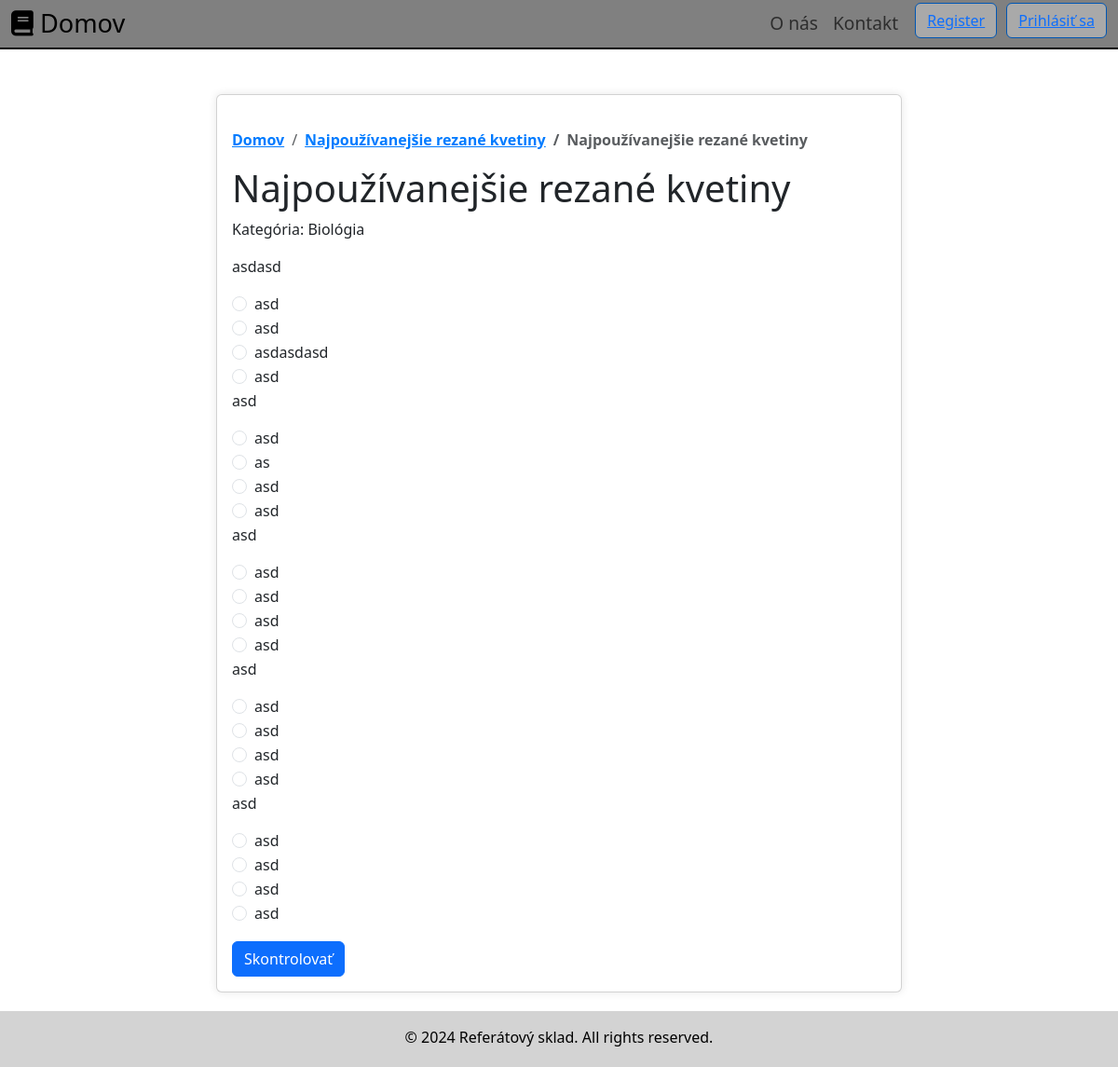
Page /view_test.php?referat_id=12 on the committed database.
### tables this page shows
CREATE TABLE `referaty` (
  `referat_id` int(11) NOT NULL,
  `user_id` int(11) NOT NULL,
  `category_id` int(11) NOT NULL,
  `title` varchar(128) NOT NULL,
  `created_at` timestamp NOT NULL DEFAULT current_timestamp(),
  `skola` varchar(100) NOT NULL,
  `content` longtext NOT NULL
);

CREATE TABLE `category` (
  `category_id` int(11) NOT NULL,
  `category_name` varchar(255) NOT NULL,
  `parent_category_id` int(11) DEFAULT NULL
);

CREATE TABLE `questions` (
  `question_id` int(11) NOT NULL,
  `test_id` int(11) NOT NULL,
  `question_text` text NOT NULL
);

CREATE TABLE `answers` (
  `answer_id` int(11) NOT NULL,
  `question_id` int(11) NOT NULL,
  `answer_text` text NOT NULL,
  `is_correct` tinyint(1) DEFAULT NULL
);

### view_test.php (the view, shortened to what this page needs)
<?php
$mysqli = require __DIR__ . "/connect.php";
$errors = [];
if (isset($_GET['referat_id'])) {
    $referat_id = $_GET['referat_id'];
    $sql = "SELECT referaty.*, category.category_name
            FROM referaty
            JOIN category ON referaty.category_id = category.category_id
            WHERE referaty.referat_id = $referat_id";
    $result = $mysqli->query($sql);
    if ($result && $result->num_rows > 0) {
        $paperDetails = $result->fetch_assoc();
        $testSql = "SELECT * FROM tests WHERE referat_id = $referat_id";
        $testResult = $mysqli->query($testSql);
        if ($testResult && $testResult->num_rows > 0) {
            $testDetails = $testResult->fetch_assoc();
            $questions = [];
            $answers = [];
            $questionsSql = "SELECT * FROM questions WHERE test_id = {$testDetails['test_id']}";
            $questionsResult = $mysqli->query($questionsSql);
            if ($questionsResult && $questionsResult->num_rows > 0) {
                while ($row = $questionsResult->fetch_assoc()) {
                    $questions[] = $row;
                    $answersSql = "SELECT * FROM answers WHERE question_id = {$row['question_id']}";
                    $answersResult = $mysqli->query($answersSql);
                    if ($answersResult && $answersResult->num_rows > 0) {
                        while ($answerRow = $answersResult->fetch_assoc()) {
                            $answerRow['is_selected'] = false;
                            $answers[$row['question_id']][] = $answerRow;
                        }
                    }
                }
            }
        } else {
            $errors[] = "Test neexistuje.";
        }
    } else {
        $errors[] = "Referát neexistuje.";
    }
} else {
    $errors[] = "Invalid request.";
}
?>
<!DOCTYPE html>
<html lang="sk">
<head>
    <link href="https://cdn.jsdelivr.net/npm/bootstrap@5.3.0-alpha1/dist/css/bootstrap.min.css" rel="stylesheet">
</head>
<body>
<?php require_once("header.php"); ?>
<div class="container mt-5">
    <div class="row justify-content-center">
        <div class="col-md-8">
            <div class="card">
                <div class="card-body">
                    <nav aria-label="breadcrumb">
                        <ol class="breadcrumb">
                            <li class="breadcrumb-item"><a href="home.php">Domov</a></li>
                            <li class="breadcrumb-item"><a href="view_paper.php?referat_id=<?php echo $paperDetails['referat_id']; ?>"><?php echo $paperDetails["title"];?></a></li>
                            <li class="breadcrumb-item active" aria-current="page"><?php echo isset($paperDetails['title']) ? $paperDetails['title'] : ''; ?></li>
                        </ol>
                    </nav>
                    <h1 class="card-title"><?php echo $paperDetails['title']; ?></h1>
                    <p class="card-text">Kategória: <?php echo $paperDetails['category_name']; ?></p>
                    <?php if (!empty($questions)): ?>
                        <form method="post">
                            <?php foreach ($questions as $question): ?>
                                <p><?php echo $question['question_text']; ?></p>
                                <?php if (isset($answers[$question['question_id']])): ?>
                                    <?php foreach ($answers[$question['question_id']] as $answer): ?>
                                        <div class="form-check">
                                            <input class="form-check-input" type="radio" name="answer[<?php echo $question['question_id']; ?>]" value="<?php echo $answer['answer_id']; ?>" id="answer_<?php echo $answer['answer_id']; ?>" <?php echo $answer['is_selected'] ? 'checked' : ''; ?> required>
                                            <label class="form-check-label <?php echo $answer['is_selected'] && $answer['is_correct'] ? 'correct-answer' : ($answer['is_selected'] ? 'wrong-answer' : ''); ?>" for="answer_<?php echo $answer['answer_id']; ?>">
                                                <?php echo $answer['answer_text']; ?>
                                            </label>
                                        </div>
                                    <?php endforeach; ?>
                                <?php endif; ?>
                            <?php endforeach; ?>
                            <button type="submit" class="btn btn-primary mt-3">Skontrolovať</button>
                        </form>
                    <?php else: ?>
                        <p>Test neexistuje</p>
                    <?php endif; ?>
                </div>
            </div>
        </div>
    </div>
</div>
<footer class="text-center py-3 fixed-bottom">
    <p class="mb-0">© <?php echo date("Y"); ?> Referátový sklad. All rights reserved.</p>
</footer>
</body>
</html>

### view_test.php (style rules this page uses)
html { position: relative; min-height: 100%; }
body { margin-bottom: 60px; }
footer { position: absolute; bottom: 0; width: 100%; height: 60px; background-color: lightgrey; color: black; }
.card { padding-top: 20px; margin-bottom: 80px; border-radius: 5px; box-shadow: 0 0 10px rgba(0, 0, 0, 0.1); }
.breadcrumb { background-color: transparent; }
.breadcrumb-item a, .breadcrumb-item.active { color: #007bff; font-weight: bold; }
.breadcrumb-item.active { color: #000; }

### header.php (style rules this page uses)
button.btn-outline-danger, button.btn-outline-success, .btn { text-decoration: none; }

### rows in the picture
referaty: title "Najpoužívanejšie rezané kvetiny", category.category_name "Biológia"
questions: question_text "asdasd"
answers: answer_text "asd"
answers: answer_text "asd"
answers: answer_text "asdasdasd"
answers: answer_text "asd"
questions: question_text "asd"
answers: answer_text "asd"
answers: answer_text "as"
answers: answer_text "asd"
answers: answer_text "asd"
questions: question_text "asd"
answers: answer_text "asd"
answers: answer_text "asd"
answers: answer_text "asd"
answers: answer_text "asd"
questions: question_text "asd"
answers: answer_text "asd"
answers: answer_text "asd"
answers: answer_text "asd"
answers: answer_text "asd"
questions: question_text "asd"
answers: answer_text "asd"
answers: answer_text "asd"
answers: answer_text "asd"
answers: answer_text "asd"
